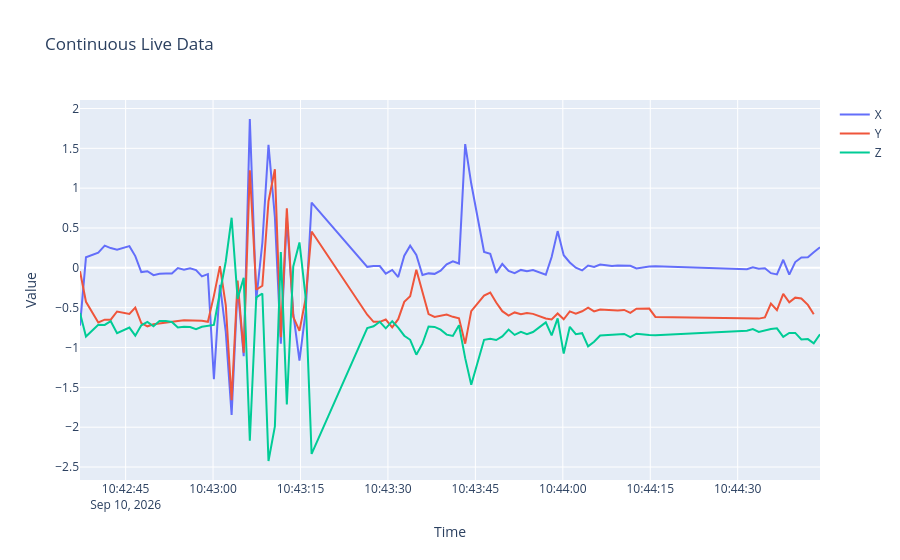

Write notebook code for a chart like this one.
### Code cell
test_figure = create_live_figure(
    timestamps,
    [x_data, y_data, z_data],
    ["X", "Y", "Z"]
)

test_figure.show()
